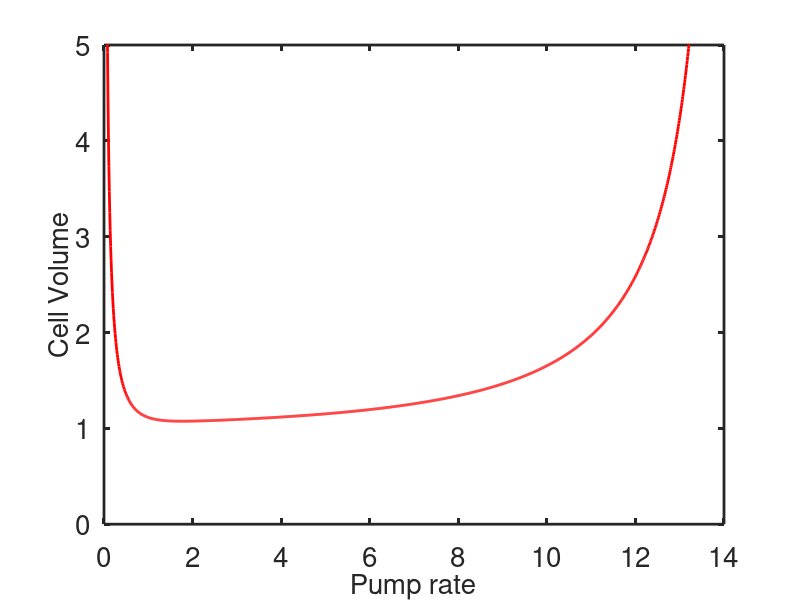
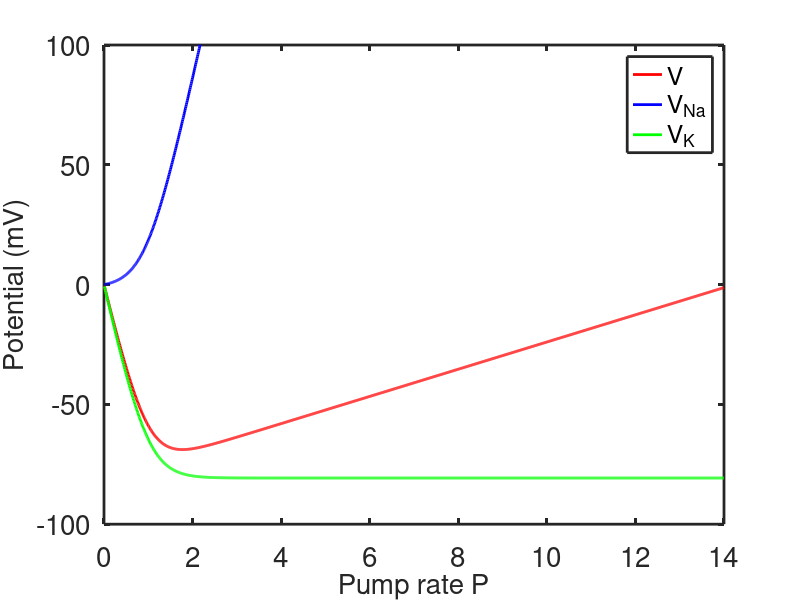
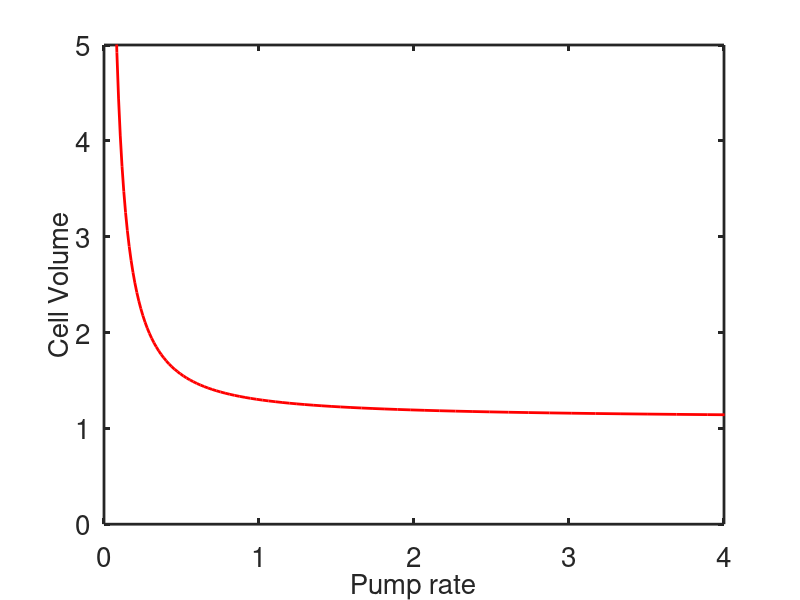
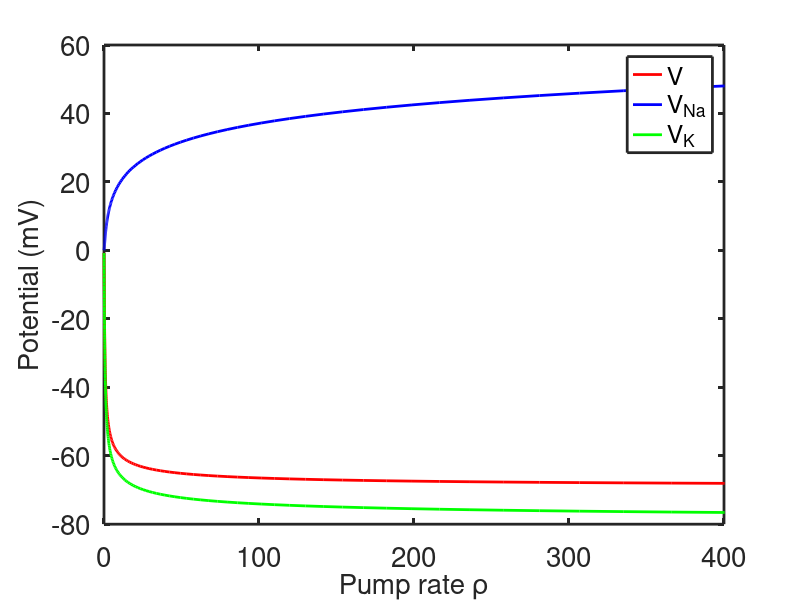

These charts were generated, in order, by the following MATLAB code:
%-------------------------------------------------------------------

% Matlab code for plotting the solutions of the pump-leak model.

% For Chapter 2, Fig. 2.17 of
% Keener and Sneyd, Mathematical Physiology, 3rd Edition, Springer.

% Written by James Keener and James Sneyd

%-------------------------------------------------------------------
clear all
close all
clc

set(0,                           ...
   'defaultaxesfontsize', 20,   ...
   'defaultaxeslinewidth', 2.0, ...
   'defaultlinelinewidth', 2.0); 
  
%set parameter values
Ne = 437;
Ke = 20;
gamma = 0.11;
zx = -1;
RTbyF = 25.8;

p = [0.01:.01:14];  %pump rate values could go to 14.3

alpha = (Ne*exp(-3*p)+Ke*exp(2*p*gamma))/(Ne+Ke);
 
 
mu=(1 + sqrt(-alpha*zx^2 + zx^2 + alpha))./(2*(1 - alpha));
y = (-zx+sqrt(zx^2+4*alpha.*mu.^2))./(2*alpha.*mu);


v= -RTbyF*log(y);
 vna = RTbyF*(3*p-log(y));
 vk = RTbyF*(-2*p*gamma-log(y));
figure(1)
plot(p,mu,'r','linewidth',2)
axis([0 14 0 5])
xlabel('Pump rate','fontsize',20)
ylabel('Cell Volume','fontsize',20)
 
figure(2)
plot(p,v,'r',p,vna,'b',p,vk,'g','linewidth',2)
legend('V','V_{Na}','V_K','fontsize',18)
xlabel('Pump rate P','fontsize',20)
ylabel('Potential (mV)','fontsize',20)
axis([0 14 -100 100])
 


% Now the modified model with P = rho u^3

u = y.*exp(-3*p);

rho=p./ u.^3;
% plot everything as a function of rho
 
figure(3)
plot(rho,mu,'r','linewidth',2)
axis([0 4  0 5])
xlabel('Pump rate','fontsize',20)
ylabel('Cell Volume','fontsize',20)
 
 figure(4)
plot(rho,v,'r',rho,vna,'b',rho,vk,'g','linewidth',2)
legend('V','V_{Na}','V_K','fontsize',18)
xlabel('Pump rate \rho','fontsize',20)
ylabel('Potential (mV)','fontsize',20)
 axis([0 400 -80 60])
 

 
